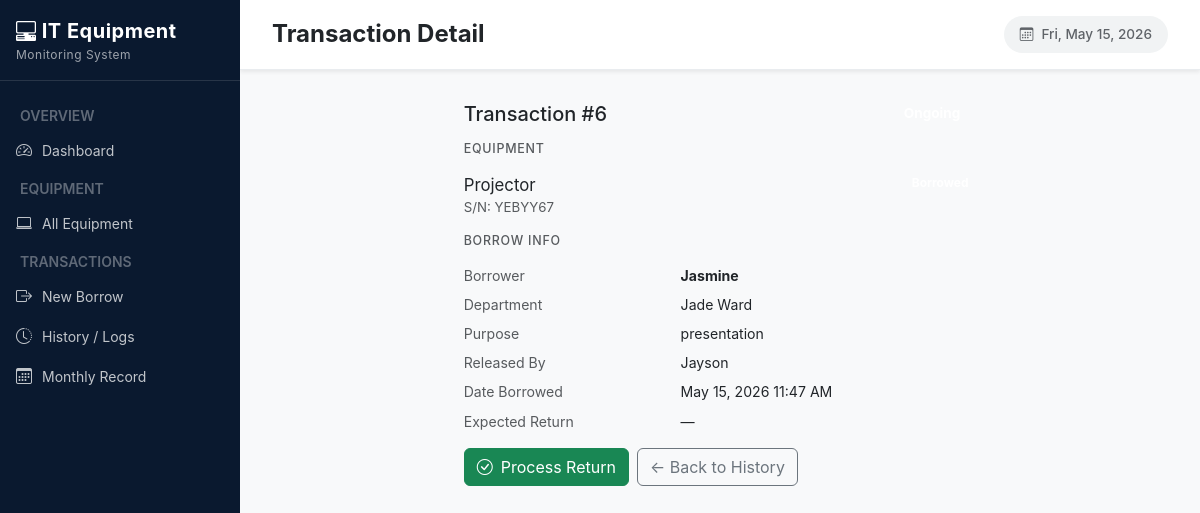
Page /history/detail/12/ on the committed database.
### ems/models.py (models this page shows, shortened)
class BorrowTransaction(models.Model):
    STATUS_CHOICES = [
        ('ongoing', 'Ongoing'),
        ('returned', 'Returned'),
    ]
    transaction_number = models.PositiveIntegerField(unique=True, null=True, blank=True)
    equipment = models.ForeignKey(Equipment, on_delete=models.CASCADE, related_name='transactions')
    borrower_name = models.CharField(max_length=150)
    division = models.ForeignKey(Division, on_delete=models.SET_NULL, null=True)
    purpose = models.TextField()
    released_by = models.CharField(max_length=150)
    date_borrowed = models.DateTimeField(auto_now_add=True)
    due_date = models.DateTimeField(null=True, blank=True)
    status = models.CharField(max_length=20, choices=STATUS_CHOICES, default='ongoing')
    date_returned = models.DateTimeField(null=True, blank=True)
    returned_by = models.CharField(max_length=150, blank=True)
    received_by = models.CharField(max_length=150, blank=True)
    return_notes = models.TextField(blank=True)
    created_at = models.DateTimeField(auto_now_add=True)
    class Meta:
        ordering = ['-date_borrowed']

class Equipment(models.Model):
    STATUS_CHOICES = [
        ('available', 'Available'),
        ('borrowed',  'Borrowed'),
        ('unavailable', 'Not Available'),
    ]
    name = models.CharField(max_length=100)
    serial_number = models.CharField(max_length=100, unique=True)
    category = models.CharField(max_length=100, blank=True)
    status = models.CharField(max_length=20, choices=STATUS_CHOICES, default='available')
    description = models.TextField(blank=True)
    added_at = models.DateTimeField(auto_now_add=True)

class Division(models.Model):
    name = models.CharField(max_length=100, unique=True)
    def __str__(self):
        return self.name

### ems/views.py (the view)
# urls.py: path('history/detail/<int:pk>/', views.transaction_detail, name='transaction_detail'),
def transaction_detail(request, pk):
    txn = get_object_or_404(
        BorrowTransaction.objects.select_related('equipment', 'division'),
        pk=pk
    )
    return render(request, 'ems/transaction_detail.html', {'txn': txn})

### ems/templates/ems/transaction_detail.html (shortened to what this page needs)
{% extends 'ems/base.html' %}
{% block page_title %}Transaction Detail{% endblock %}
{% block content %}
<div class="row justify-content-center">
    <div class="col-lg-7">
        <div class="d-flex align-items-center justify-content-between mb-3">
            <h5 class="mb-0">Transaction #{{ txn.transaction_number|default_if_none:'—' }}</h5>
            <span class="badge badge-{{ txn.status }} rounded-pill px-3" style="font-size:.85rem;">{{ txn.get_status_display }}</span>
        </div>
        <div class="form-card mb-3">
            <h6 class="text-muted mb-3" style="font-size:.78rem;letter-spacing:.06em;text-transform:uppercase;">Equipment</h6>
            <div class="d-flex justify-content-between">
                <div>
                    <div class="fw-600" style="font-size:1.05rem;">{{ txn.equipment.name }}</div>
                    <div class="text-muted" style="font-size:.83rem;">S/N: {{ txn.equipment.serial_number }}</div>
                </div>
                <span class="badge badge-{{ txn.equipment.status }} rounded-pill h-100">{{ txn.equipment.get_status_display }}</span>
            </div>
        </div>
        <div class="form-card mb-3">
            <h6 class="text-muted mb-3" style="font-size:.78rem;letter-spacing:.06em;text-transform:uppercase;">Borrow Info</h6>
            <div class="row g-2" style="font-size:.88rem;">
                <div class="col-5 text-muted">Borrower</div><div class="col-7"><strong>{{ txn.borrower_name }}</strong></div>
                <div class="col-5 text-muted">Department</div><div class="col-7">{{ txn.division }}</div>
                <div class="col-5 text-muted">Purpose</div><div class="col-7">{{ txn.purpose }}</div>
                <div class="col-5 text-muted">Released By</div><div class="col-7">{{ txn.released_by }}</div>
                <div class="col-5 text-muted">Date Borrowed</div><div class="col-7">{{ txn.date_borrowed|date:"M d, Y g:i A" }}</div>
                <div class="col-5 text-muted">Expected Return</div>
                <div class="col-7">
                    {% if txn.expected_return %}
                        {{ txn.expected_return|date:"M d, Y g:i A" }}
                        {% if txn.is_overdue %}<span class="badge badge-overdue ms-1">Overdue</span>{% endif %}
                    {% else %}—{% endif %}
                </div>
            </div>
        </div>
        <div class="d-flex gap-2">
            {% if txn.status == 'ongoing' %}
            <a href="{% url 'borrow_return' txn.pk %}" class="btn btn-success"><i class="bi bi-check-circle me-2"></i>Process Return</a>
            {% endif %}
            <a href="{% url 'history_logs' %}" class="btn btn-outline-secondary">← Back to History</a>
        </div>
    </div>
</div>
{% endblock %}

### ems/templates/ems/base.html (style rules this page uses)
body { font-family: Inter, system-ui, -apple-system, sans-serif; background-color: #f8f9fa; margin: 0; overflow-x: hidden; }

### rows in the picture
BorrowTransaction: transaction_number "6", equipment.name "Projector", equipment.serial_number "YEBYY67", borrower_name "Jasmine", division "Jade Ward", purpose "presentation", released_by "Jayson", date_borrowed "May 15, 2026 11:47 AM"
